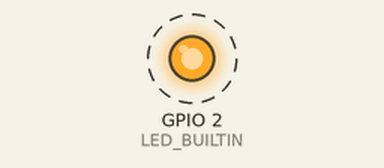
This sketch was run on a simulated ESP32. Parts: output pins drawn as LEDs (lit = HIGH). Dashed ring = blinking. What the sketch prints to the serial monitor is not drawn.

Above: at 1.5 s.
Timing chart, 0 to 5.6 s (numbered marks = the images above):
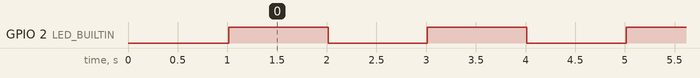

Measured:
- by itself, GPIO 2 (LED_BUILTIN): alternates HIGH for 1.0 s and LOW for 1.0 s

The sketch:

phase1_esp32_test.ino
```cpp
// Phase 1: ESP32 USB / upload / Serial test
// Firmware v0.1
// Board: ESP32 DevKit V1 (USB-C), Arduino IDE, "ESP32 Dev Module", 115200 baud

#ifndef LED_BUILTIN
#define LED_BUILTIN 2   // common onboard LED pin on many ESP32 DevKits; verify on your board
#endif

const unsigned long BLINK_INTERVAL_MS = 1000;
unsigned long lastToggle = 0;
bool ledState = false;
unsigned long counter = 0;

void setup() {
  Serial.begin(115200);
  delay(1000);  // give the Serial Monitor time to connect

  pinMode(LED_BUILTIN, OUTPUT);

  Serial.println();
  Serial.println("=== ESP32 Phase 1 test ===");
  Serial.printf("Chip model:    %s\n", ESP.getChipModel());
  Serial.printf("Chip revision: %d\n", ESP.getChipRevision());
  Serial.printf("CPU cores:     %d\n", ESP.getChipCores());
  Serial.printf("CPU freq:      %d MHz\n", ESP.getCpuFreqMHz());
  Serial.printf("Flash size:    %u bytes\n", ESP.getFlashChipSize());
  Serial.printf("MAC address:   %012llX\n", ESP.getEfuseMac());
  Serial.printf("LED pin used:  GPIO %d\n", LED_BUILTIN);
  Serial.println("==========================");
}

void loop() {
  unsigned long now = millis();
  if (now - lastToggle >= BLINK_INTERVAL_MS) {
    lastToggle = now;
    ledState = !ledState;
    digitalWrite(LED_BUILTIN, ledState);
    Serial.printf("t=%lu ms | count=%lu | LED=%s\n",
                  now, counter++, ledState ? "ON" : "OFF");
  }
}
```
